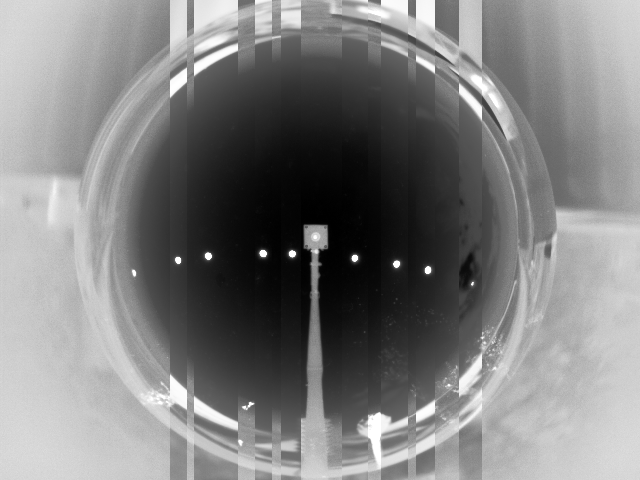
#> input picture solar_pos.png, 640 x 480 px
$ python rotate_num.py --image solar_pos.png
#> lines starting #> are read from the running program, lines starting #| are printed output that depends on the picture
# import the necessary packages
import argparse
import imutils
import cv2
# construct the argument parser and parse the arguments
for i in range(1, 5):
    ap = argparse.ArgumentParser()
    ap.add_argument("-i", "--image", type=str, default ="rotate" + str(i) + ".png",
    	help="path to the input image")
    args = vars(ap.parse_args())


    # load the image and show it
    image = cv2.imread(args["image"])
#> image is the input picture: shape (480, 640, 3); min 0, max 255, mean 127.1
    cv2.imshow("Original", image)
    # grab the dimensions of the image and calculate the center of the
    # image
    (h, w) = image.shape[:2]
#> h = 480; w = 640
    (cX, cY) = (w // 2, h // 2)
#> cX = 320; cY = 240
    # rotate our image by 45 degrees around the center of the image
    M = cv2.getRotationMatrix2D((cX, cY), -3.5, 1.0)
    rotated = cv2.warpAffine(image, M, (w, h))
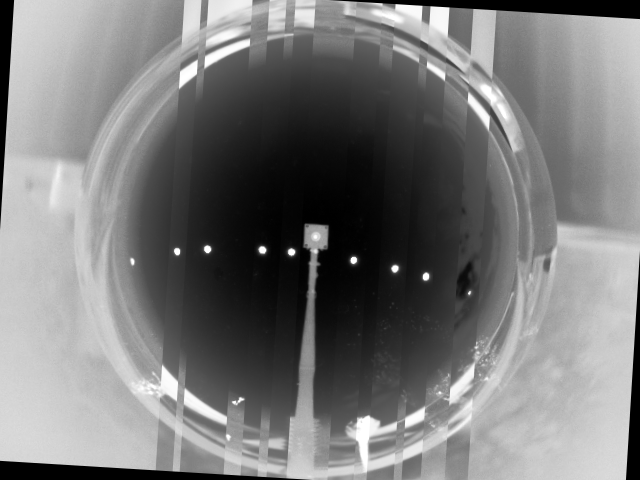
#> rotated: shape (480, 640, 3); min 0, max 255, mean 121.2
    cv2.imshow("Rotated by 45 Degrees", rotated)
    # rotate our image by -90 degrees around the image
    # M = cv2.getRotationMatrix2D((cX, cY), -90, 1.0)q
    # rotated = cv2.warpAffine(image, M, (w, h))
    # cv2.imshow("Rotated by -90 Degrees", rotated)

    cv2.imwrite("rotated" + str(i) + ".png", rotated)

    cv2.waitKey(0)
    cv2.destroyAllWindows()
